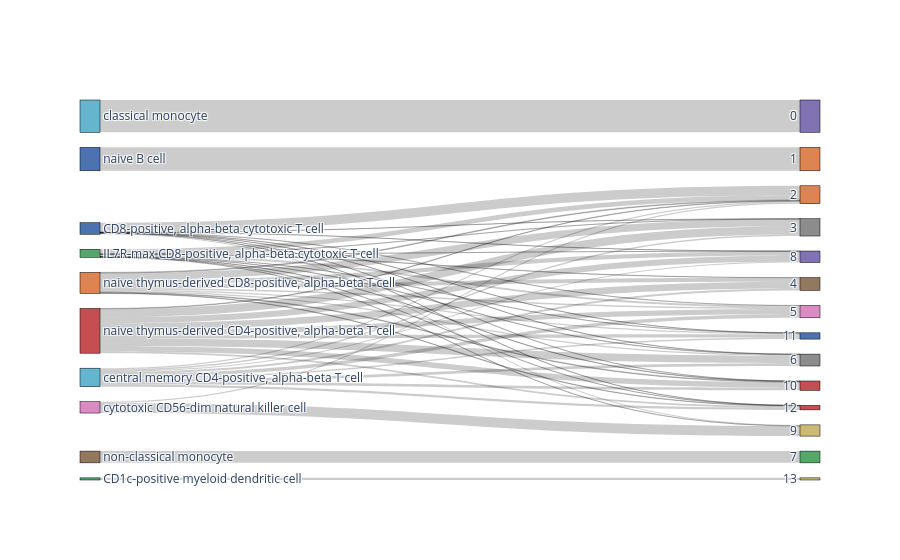
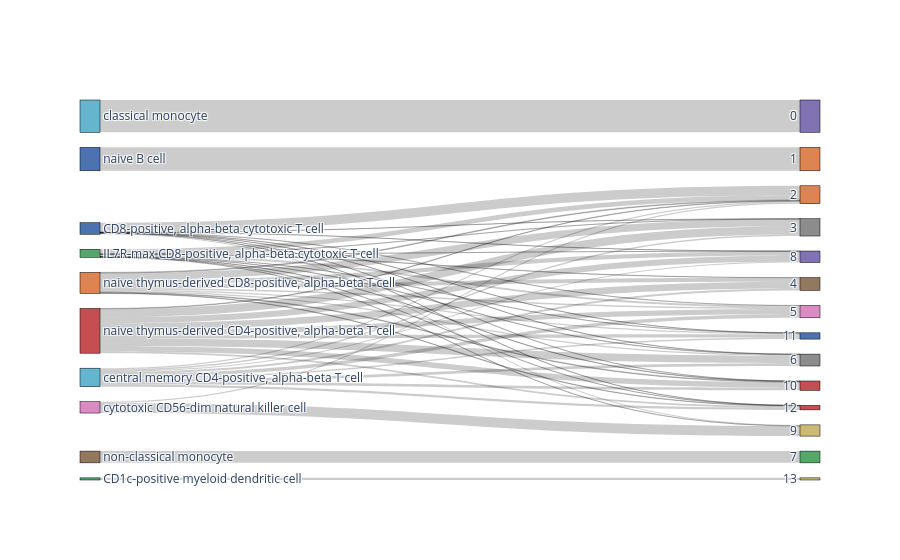

Here is the notebook cell these charts were saved with, in order:
### Code cell
bc.tl.report(adata_pred=adata_std, celltype='dblabel', method='hvg_selection_before_regress_out', analysis_name='pbmc3k_filtered',
                        test_dataset='adata_std', name_prediction='leiden', name_report='compare_dblabel', use_raw=False,
                        remove_nonshared=False, clustering='leiden', asymmetric_matrix=True, delimiter='\t', verbose=True)

### Figure 1 — Plotly figure (JSON) as saved in the notebook; plotly's stock layout.template omitted (floating-point values rounded to 4 significant figures)
{"data": [{"link": {"source": [8, 8, 8, 8, 8, 8, 8, 8, 8, 6, 3, 3, 3, 3, 3, 3, 3, 3, 3, 4, 2, 2, 2, 2, 2, 2, 2, 2, 2, 2, 9, 7, 7, 7, 7, 7, 7, 7, 7, 7, 1, 1, 1, 1, 1, 1, 1, 1, 1, 5, 5, 0], "target": [15, 16, 20, 18, 12, 13, 14, 22, 21, 11, 15, 16, 20, 18, 12, 13, 14, 22, 21, 10, 15, 16, 20, 18, 12, 13, 14, 22, 19, 21, 17, 15, 16, 20, 18, 12, 13, 14, 22, 21, 15, 16, 20, 18, 12, 13, 22, 19, 21, 12, 19, 23], "value": [20, 15, 10, 56, 10, 97, 53, 7, 17, 317, 48, 38, 37, 14, 17, 22, 26, 28, 20, 438, 27, 5, 4, 1, 64, 2, 3, 1, 2, 1, 159, 70, 101, 74, 83, 7, 111, 92, 23, 45, 3, 2, 2, 2, 127, 2, 2, 14, 2, 18, 136, 29]}, "node": {"color": ["#55a868", "#4c72b0", "#55a868", "#64b5cd", "#64b5cd", "#da8bc3", "#4c72b0", "#c44e52", "#dd8452", "#937860", "#8172b3", "#dd8452", "#dd8452", "#8c8c8c", "#937860", "#da8bc3", "#8c8c8c", "#55a868", "#8172b3", "#ccb974", "#c44e52", "#4c72b0", "#c44e52", "#ccb974"], "label": ["CD1c-positive myeloid dendritic cell", "CD8-positive, alpha-beta cytotoxic T cell", "IL7R-max CD8-positive, alpha-beta cytotoxic T cell", "central memory CD4-positive, alpha-beta T cell", "classical monocyte", "cytotoxic CD56-dim natural killer cell", "naive B cell", "naive thymus-derived CD4-positive, alpha-beta T cell", "naive thymus-derived CD8-positive, alpha-beta T cell", "non-classical monocyte", "0", "1", "2", "3", "4", "5", "6", "7", "8", "9", "10", "11", "12", "13"], "line": {"color": "black", "width": 0.5}, "pad": 15, "thickness": 20}, "type": "sankey"}], "layout": {}}

### Figure 2 — Plotly figure (JSON) as saved in the notebook; plotly's stock layout.template omitted (floating-point values rounded to 4 significant figures)
{"data": [{"link": {"source": [8, 8, 8, 8, 8, 8, 8, 8, 8, 6, 3, 3, 3, 3, 3, 3, 3, 3, 3, 4, 2, 2, 2, 2, 2, 2, 2, 2, 2, 2, 9, 7, 7, 7, 7, 7, 7, 7, 7, 7, 1, 1, 1, 1, 1, 1, 1, 1, 1, 5, 5, 0], "target": [15, 16, 20, 18, 12, 13, 14, 22, 21, 11, 15, 16, 20, 18, 12, 13, 14, 22, 21, 10, 15, 16, 20, 18, 12, 13, 14, 22, 19, 21, 17, 15, 16, 20, 18, 12, 13, 14, 22, 21, 15, 16, 20, 18, 12, 13, 22, 19, 21, 12, 19, 23], "value": [20, 15, 10, 56, 10, 97, 53, 7, 17, 317, 48, 38, 37, 14, 17, 22, 26, 28, 20, 438, 27, 5, 4, 1, 64, 2, 3, 1, 2, 1, 159, 70, 101, 74, 83, 7, 111, 92, 23, 45, 3, 2, 2, 2, 127, 2, 2, 14, 2, 18, 136, 29]}, "node": {"color": ["#55a868", "#4c72b0", "#55a868", "#64b5cd", "#64b5cd", "#da8bc3", "#4c72b0", "#c44e52", "#dd8452", "#937860", "#8172b3", "#dd8452", "#dd8452", "#8c8c8c", "#937860", "#da8bc3", "#8c8c8c", "#55a868", "#8172b3", "#ccb974", "#c44e52", "#4c72b0", "#c44e52", "#ccb974"], "label": ["CD1c-positive myeloid dendritic cell", "CD8-positive, alpha-beta cytotoxic T cell", "IL7R-max CD8-positive, alpha-beta cytotoxic T cell", "central memory CD4-positive, alpha-beta T cell", "classical monocyte", "cytotoxic CD56-dim natural killer cell", "naive B cell", "naive thymus-derived CD4-positive, alpha-beta T cell", "naive thymus-derived CD8-positive, alpha-beta T cell", "non-classical monocyte", "0", "1", "2", "3", "4", "5", "6", "7", "8", "9", "10", "11", "12", "13"], "line": {"color": "black", "width": 0.5}, "pad": 15, "thickness": 20}, "type": "sankey"}], "layout": {}}
